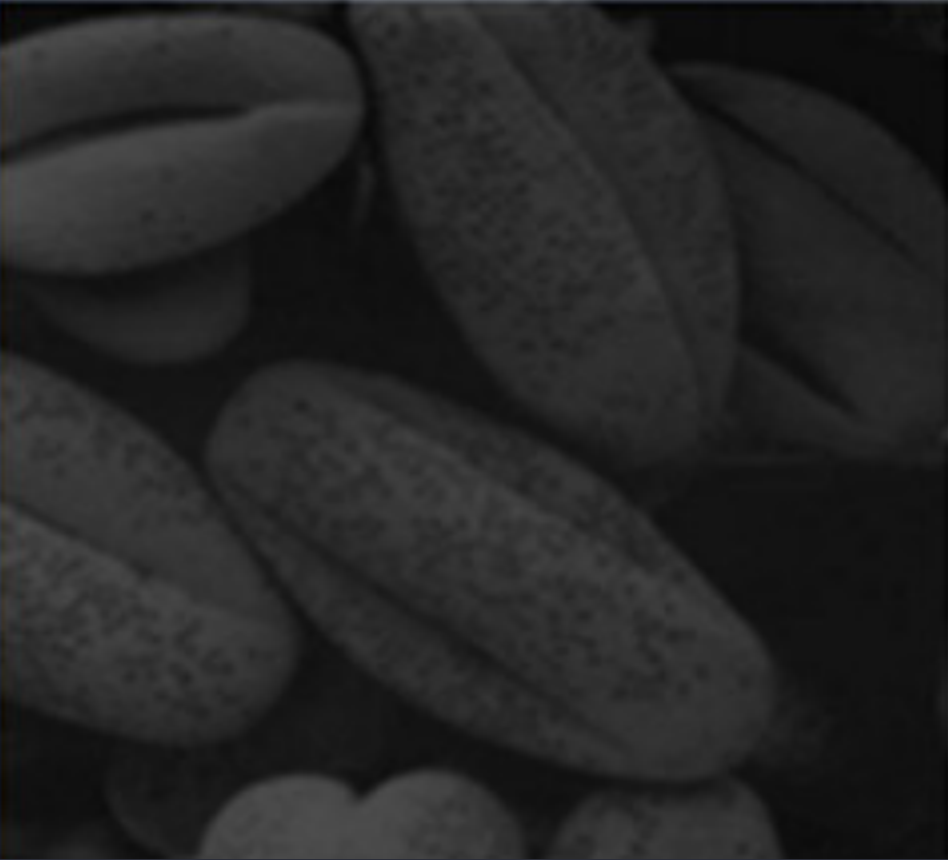
#> input picture Image Processing/Input/TH1/dark.png, 948 x 860 px
$ jupyter execute 1.ipynb
#> lines starting #> are read from the running program, lines starting #| are printed output that depends on the picture
[cell 1]
import cv2
import numpy as np

img = cv2.imread("../Input/TH1/dark.png")
#> img is the input picture: shape (860, 948, 3); mean B, G, R 37, 37, 37

s = 128
img = cv2.resize(img, (s, s), 0, 0, cv2.INTER_AREA)
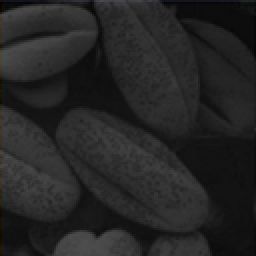
#> img: shape (128, 128, 3) (shown 2 times larger); mean B, G, R 36.8, 36.9, 36.9


def apply_brightness_contrast(input_img, brightness=0, contrast=0):
    if brightness != 0:
        if brightness > 0:
            shadow = brightness
            highlight = 255
        else:
            shadow = 0
            highlight = 255 + brightness
        alpha_b = (highlight - shadow) / 255
        gamma_b = shadow

        buf = cv2.addWeighted(input_img, alpha_b, input_img, 0, gamma_b)
    else:
        buf = input_img.copy()

    if contrast != 0:
        f = 131 * (contrast + 127) / (127 * (131 - contrast))
        alpha_c = f
        gamma_c = 127 * (1 - f)

        buf = cv2.addWeighted(buf, alpha_c, buf, 0, gamma_c)

    return buf


font = cv2.FONT_HERSHEY_SIMPLEX
fcolor = (0, 0, 0)

# blist = [0, -127, 127, 0, 0, 64]  # list of brightness values
# clist = [0, 0, 0, -64, 64, 64]  # list of contrast values

blist = [0, 0]
clist = [0, -16]

out = np.zeros((s * 1, s * 2, 3), dtype=np.uint8)

for i, b in enumerate(blist):
    c = clist[i]
    print("b, c:  ", b, ", ", c)
    row = s * int(i / 3)
    col = s * (i % 3)

    print("row, col:   ", row, ", ", col)

    out[row : row + s, col : col + s] = apply_brightness_contrast(img, b, c)
    msg = "b %d" % b
    cv2.putText(out, msg, (col, row + s - 22), font, 0.7, fcolor, 1, cv2.LINE_AA)
    msg = "c %d" % c
    cv2.putText(out, msg, (col, row + s - 4), font, 0.7, fcolor, 1, cv2.LINE_AA)
#> this loop made 2 passes
#> pass 2, in apply_brightness_contrast (call 2), `buf = cv2.addWeighted(buf, alpha_c, buf, 0, gamma_c)`:
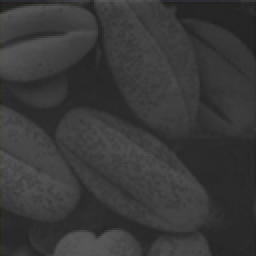
#> buf: shape (128, 128, 3) (shown 2 times larger); mean B, G, R 56.8, 56.8, 56.8
#> after the loop:
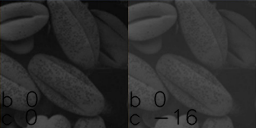
#> out: shape (128, 256, 3); mean B, G, R 46.2, 46.2, 46.2

cv2.imwrite("../Output/TH1/out.png", out)
#> Out = True

[cell 2]
import cv2
import numpy as np
import matplotlib.pyplot as plt

img = cv2.imread("../Input/TH1/dark.png")
img = cv2.resize(img, (200, 200))
#> img: shape (200, 200, 3)
gray_img = cv2.cvtColor(img, cv2.COLOR_BGR2GRAY)
matrix = np.array(gray_img)
plt.hist(matrix)
plt.show()
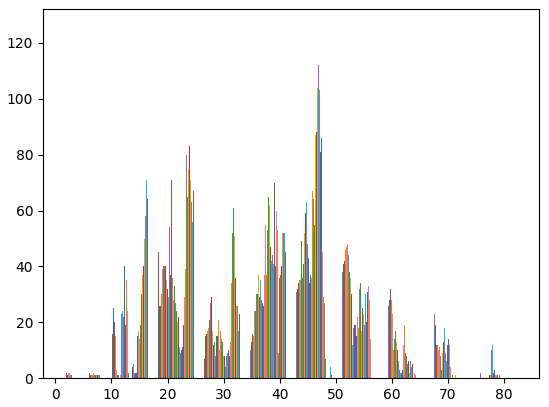
#> figure drawn by matplotlib, 1 panel; tallest bar 45 high, from x = 51.02 to 51.05

for i in range(0, matrix.shape[0]):
    for j in range(1, matrix.shape[1]):
        if matrix[i][j] < 10:
            matrix[i][j] = 0
        elif matrix[i][j] <=70:
            matrix [i][j] = 255 * (matrix[i][j] - 10) / (70 - 10)
        else:
            matrix[i][j] = 255
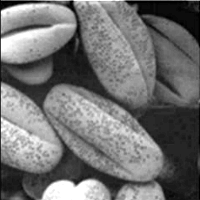
#> matrix: shape (200, 200); min 0, max 255, mean 113.3

plt.hist(matrix)
plt.show()
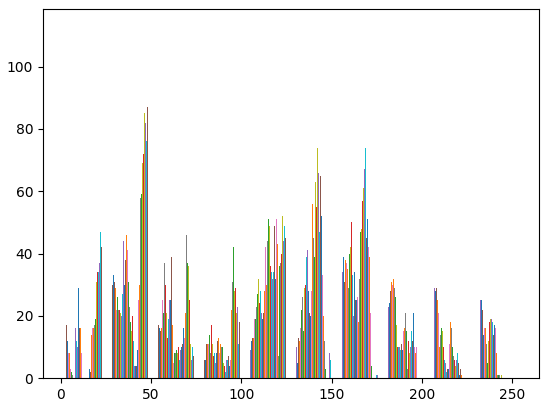
#> figure drawn by matplotlib, 1 panel; tallest bar 76 high, from x = 53.55 to 53.65; tallest bar 35 high, from x = 206.7 to 206.8; tallest bar 38 high, from x = 206.8 to 206.9
